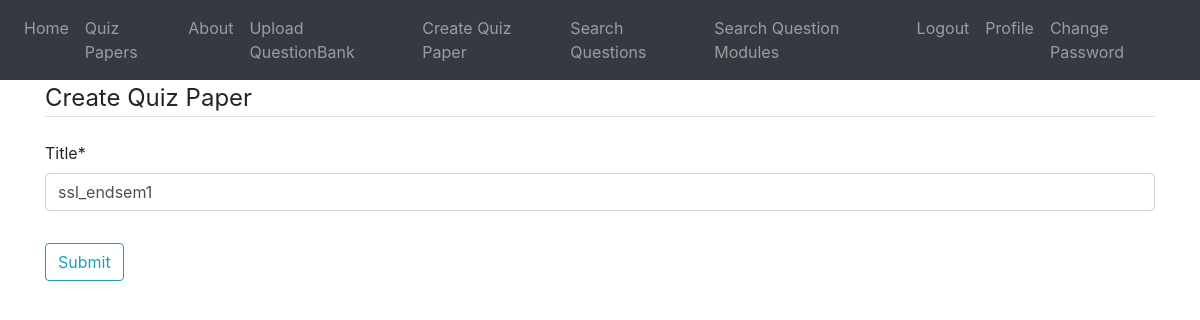
The app's page /post/qp/1/update/ (signed in), older data.
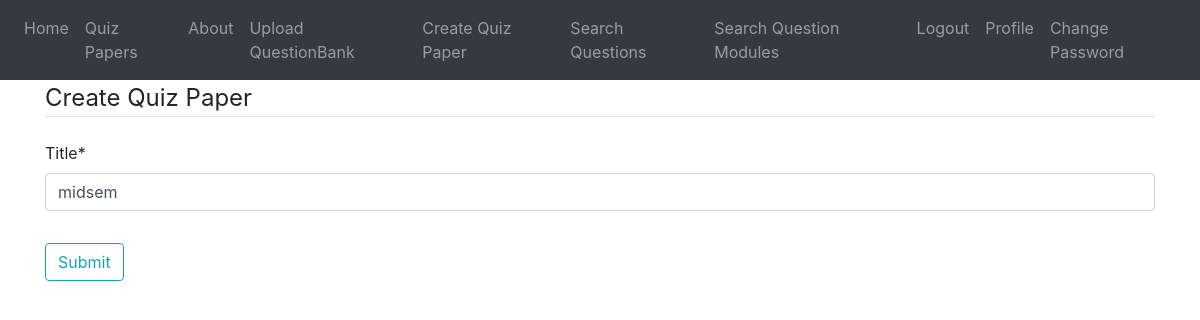
The same page, newer data.
### blog/models.py (models this page shows, shortened)
class QuizPaper(models.Model):
    title = models.CharField(max_length=1000)
    author = models.ForeignKey(User, on_delete=models.CASCADE)
    qid_list = models.CharField(validators=[validate_comma_separated_integer_list], max_length=1000)
    qmid_list = models.CharField(validators=[validate_comma_separated_integer_list], max_length=1000)
    date_posted = models.DateTimeField(default=timezone.now)

### blog/views.py (the view, shortened to what this page needs)
# urls.py: path('post/qp/<int:pk>/update/', QuizUpdateView.as_view(), name='quiz-update'),
class QuizUpdateView(LoginRequiredMixin,UserPassesTestMixin,UpdateView):
    model = QuizPaper
    fields = ['title']
    def test_func(self):
        post = self.get_object()
        return self.request.user == post.author
    def get_context_data(self, **kwargs):
        context = super().get_context_data(**kwargs)
        context['title'] = "Update Quiz Paper"
        return context

### blog/templates/blog/quizpaper_form.html (shortened to what this page needs)
{% extends "blog/base.html"%}
{% load crispy_forms_tags %}
{% block content%}
        <div class="content-section">
            <form method="POST" enctype="multipart/form-data">
                <fieldset class="form-group">
                    <legend class="border-bottom mb-4">Create Quiz Paper</legend>
                {{ form| crispy}}
                </fieldset>
                <div class="form-group">
                    <button class="btn btn-outline-info">Submit</button>
                </div>
            </form>
        </div>
{% endblock content %}

Row changes from the older to the newer data that the page shows:
changed QuizPaper: title "ssl_endsem1" → "midsem"
